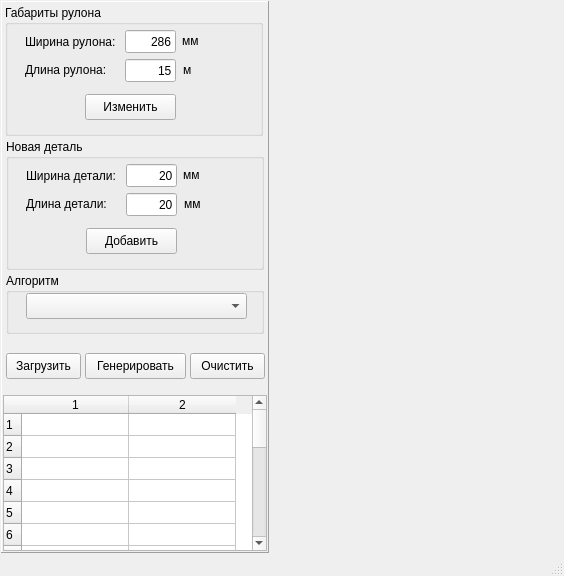
<?xml version="1.0" encoding="UTF-8"?>
<ui version="4.0">
 <class>MainWindow</class>
 <widget class="QMainWindow" name="MainWindow">
  <property name="geometry">
   <rect>
    <x>0</x>
    <y>0</y>
    <width>564</width>
    <height>576</height>
   </rect>
  </property>
  <property name="minimumSize">
   <size>
    <width>564</width>
    <height>573</height>
   </size>
  </property>
  <property name="windowTitle">
   <string>Упаковка прямоугольников</string>
  </property>
  <widget class="QWidget" name="centralWidget">
   <property name="minimumSize">
    <size>
     <width>564</width>
     <height>550</height>
    </size>
   </property>
   <layout class="QHBoxLayout" name="horizontalLayout_2">
    <property name="spacing">
     <number>2</number>
    </property>
    <property name="leftMargin">
     <number>1</number>
    </property>
    <property name="topMargin">
     <number>1</number>
    </property>
    <property name="rightMargin">
     <number>1</number>
    </property>
    <property name="bottomMargin">
     <number>1</number>
    </property>
    <item>
     <widget class="QFrame" name="frame">
      <property name="minimumSize">
       <size>
        <width>268</width>
        <height>0</height>
       </size>
      </property>
      <property name="maximumSize">
       <size>
        <width>268</width>
        <height>16777215</height>
       </size>
      </property>
      <property name="frameShape">
       <enum>QFrame::Panel</enum>
      </property>
      <property name="frameShadow">
       <enum>QFrame::Raised</enum>
      </property>
      <layout class="QVBoxLayout" name="verticalLayout">
       <property name="spacing">
        <number>2</number>
       </property>
       <property name="leftMargin">
        <number>1</number>
       </property>
       <property name="topMargin">
        <number>1</number>
       </property>
       <property name="rightMargin">
        <number>1</number>
       </property>
       <property name="bottomMargin">
        <number>1</number>
       </property>
       <item>
        <widget class="QWidget" name="widget_left_top" native="true">
         <property name="minimumSize">
          <size>
           <width>0</width>
           <height>390</height>
          </size>
         </property>
         <widget class="QPushButton" name="pushButton_rects_load">
          <property name="geometry">
           <rect>
            <x>3</x>
            <y>350</y>
            <width>75</width>
            <height>26</height>
           </rect>
          </property>
          <property name="text">
           <string>Загрузить</string>
          </property>
         </widget>
         <widget class="QGroupBox" name="groupBox">
          <property name="geometry">
           <rect>
            <x>2</x>
            <y>2</y>
            <width>258</width>
            <height>131</height>
           </rect>
          </property>
          <property name="title">
           <string>Габариты рулона</string>
          </property>
          <widget class="QLabel" name="label_met_w">
           <property name="geometry">
            <rect>
             <x>20</x>
             <y>29</y>
             <width>91</width>
             <height>16</height>
            </rect>
           </property>
           <property name="text">
            <string>&lt;html&gt;&lt;head/&gt;&lt;body&gt;&lt;p&gt;Ширина рулона:&lt;/p&gt;&lt;/body&gt;&lt;/html&gt;</string>
           </property>
          </widget>
          <widget class="QLabel" name="label_met_h">
           <property name="geometry">
            <rect>
             <x>20</x>
             <y>57</y>
             <width>81</width>
             <height>16</height>
            </rect>
           </property>
           <property name="text">
            <string>Длина рулона:</string>
           </property>
          </widget>
          <widget class="QLabel" name="label_met_h_dis">
           <property name="geometry">
            <rect>
             <x>178</x>
             <y>57</y>
             <width>16</width>
             <height>16</height>
            </rect>
           </property>
           <property name="contextMenuPolicy">
            <enum>Qt::DefaultContextMenu</enum>
           </property>
           <property name="text">
            <string>м</string>
           </property>
          </widget>
          <widget class="QPushButton" name="pushButton_met_set">
           <property name="geometry">
            <rect>
             <x>80</x>
             <y>89</y>
             <width>91</width>
             <height>26</height>
            </rect>
           </property>
           <property name="text">
            <string>Изменить</string>
           </property>
          </widget>
          <widget class="QLineEdit" name="lineEdit_met_w_value">
           <property name="geometry">
            <rect>
             <x>120</x>
             <y>25</y>
             <width>51</width>
             <height>23</height>
            </rect>
           </property>
           <property name="layoutDirection">
            <enum>Qt::LeftToRight</enum>
           </property>
           <property name="text">
            <string>286</string>
           </property>
           <property name="alignment">
            <set>Qt::AlignRight|Qt::AlignTrailing|Qt::AlignVCenter</set>
           </property>
          </widget>
          <widget class="QLabel" name="label_met_w_dis">
           <property name="geometry">
            <rect>
             <x>177</x>
             <y>28</y>
             <width>21</width>
             <height>16</height>
            </rect>
           </property>
           <property name="text">
            <string>мм</string>
           </property>
          </widget>
          <widget class="QLineEdit" name="lineEdit_met_h_value">
           <property name="geometry">
            <rect>
             <x>120</x>
             <y>54</y>
             <width>51</width>
             <height>23</height>
            </rect>
           </property>
           <property name="text">
            <string>15</string>
           </property>
           <property name="alignment">
            <set>Qt::AlignRight|Qt::AlignTrailing|Qt::AlignVCenter</set>
           </property>
          </widget>
         </widget>
         <widget class="QPushButton" name="pushButton_rects_clear">
          <property name="geometry">
           <rect>
            <x>187</x>
            <y>350</y>
            <width>75</width>
            <height>26</height>
           </rect>
          </property>
          <property name="text">
           <string>Очистить</string>
          </property>
         </widget>
         <widget class="QGroupBox" name="groupBox_new_reqt">
          <property name="geometry">
           <rect>
            <x>3</x>
            <y>136</y>
            <width>258</width>
            <height>131</height>
           </rect>
          </property>
          <property name="title">
           <string>Новая деталь</string>
          </property>
          <widget class="QLabel" name="label_rect_w">
           <property name="geometry">
            <rect>
             <x>20</x>
             <y>29</y>
             <width>91</width>
             <height>16</height>
            </rect>
           </property>
           <property name="text">
            <string>Ширина детали:</string>
           </property>
          </widget>
          <widget class="QLabel" name="label_rect_h">
           <property name="geometry">
            <rect>
             <x>20</x>
             <y>57</y>
             <width>91</width>
             <height>16</height>
            </rect>
           </property>
           <property name="text">
            <string>Длина детали:</string>
           </property>
          </widget>
          <widget class="QLabel" name="label_rect_h_dis">
           <property name="geometry">
            <rect>
             <x>178</x>
             <y>57</y>
             <width>31</width>
             <height>16</height>
            </rect>
           </property>
           <property name="text">
            <string>мм</string>
           </property>
          </widget>
          <widget class="QLineEdit" name="lineEdit_rect_h_value">
           <property name="geometry">
            <rect>
             <x>120</x>
             <y>54</y>
             <width>51</width>
             <height>23</height>
            </rect>
           </property>
           <property name="text">
            <string>20</string>
           </property>
           <property name="alignment">
            <set>Qt::AlignRight|Qt::AlignTrailing|Qt::AlignVCenter</set>
           </property>
          </widget>
          <widget class="QLineEdit" name="lineEdit_rect_w_value">
           <property name="geometry">
            <rect>
             <x>120</x>
             <y>25</y>
             <width>51</width>
             <height>23</height>
            </rect>
           </property>
           <property name="layoutDirection">
            <enum>Qt::LeftToRight</enum>
           </property>
           <property name="text">
            <string>20</string>
           </property>
           <property name="alignment">
            <set>Qt::AlignRight|Qt::AlignTrailing|Qt::AlignVCenter</set>
           </property>
          </widget>
          <widget class="QLabel" name="label_rect_w_dis">
           <property name="geometry">
            <rect>
             <x>177</x>
             <y>28</y>
             <width>31</width>
             <height>16</height>
            </rect>
           </property>
           <property name="text">
            <string>мм</string>
           </property>
          </widget>
          <widget class="QPushButton" name="pushButton_rect_set">
           <property name="geometry">
            <rect>
             <x>80</x>
             <y>89</y>
             <width>91</width>
             <height>26</height>
            </rect>
           </property>
           <property name="text">
            <string>Добавить</string>
           </property>
          </widget>
         </widget>
         <widget class="QGroupBox" name="groupBox_NewRect">
          <property name="geometry">
           <rect>
            <x>3</x>
            <y>270</y>
            <width>258</width>
            <height>61</height>
           </rect>
          </property>
          <property name="title">
           <string>Алгоритм</string>
          </property>
          <widget class="QComboBox" name="comboBox_algo">
           <property name="enabled">
            <bool>true</bool>
           </property>
           <property name="geometry">
            <rect>
             <x>20</x>
             <y>20</y>
             <width>221</width>
             <height>26</height>
            </rect>
           </property>
           <property name="editable">
            <bool>false</bool>
           </property>
           <property name="currentText">
            <string/>
           </property>
           <property name="maxVisibleItems">
            <number>5</number>
           </property>
          </widget>
         </widget>
         <widget class="QPushButton" name="pushButton_rects_generate">
          <property name="geometry">
           <rect>
            <x>82</x>
            <y>350</y>
            <width>101</width>
            <height>26</height>
           </rect>
          </property>
          <property name="text">
           <string>Генерировать</string>
          </property>
         </widget>
        </widget>
       </item>
       <item>
        <widget class="QTableWidget" name="tableWidget">
         <property name="tabKeyNavigation">
          <bool>false</bool>
         </property>
         <property name="rowCount">
          <number>20</number>
         </property>
         <property name="columnCount">
          <number>2</number>
         </property>
         <attribute name="horizontalHeaderDefaultSectionSize">
          <number>107</number>
         </attribute>
         <attribute name="horizontalHeaderMinimumSectionSize">
          <number>21</number>
         </attribute>
         <attribute name="verticalHeaderVisible">
          <bool>true</bool>
         </attribute>
         <attribute name="verticalHeaderDefaultSectionSize">
          <number>22</number>
         </attribute>
         <attribute name="verticalHeaderMinimumSectionSize">
          <number>22</number>
         </attribute>
         <row/>
         <row/>
         <row/>
         <row/>
         <row/>
         <row/>
         <row/>
         <row/>
         <row/>
         <row/>
         <row/>
         <row/>
         <row/>
         <row/>
         <row/>
         <row/>
         <row/>
         <row/>
         <row/>
         <row/>
         <column/>
         <column/>
        </widget>
       </item>
      </layout>
     </widget>
    </item>
    <item>
     <widget class="QWidget" name="widget_viz" native="true">
      <property name="minimumSize">
       <size>
        <width>288</width>
        <height>0</height>
       </size>
      </property>
      <property name="autoFillBackground">
       <bool>false</bool>
      </property>
     </widget>
    </item>
   </layout>
  </widget>
  <widget class="QStatusBar" name="statusBar"/>
 </widget>
 <layoutdefault spacing="6" margin="11"/>
 <tabstops>
  <tabstop>lineEdit_met_w_value</tabstop>
  <tabstop>lineEdit_met_h_value</tabstop>
  <tabstop>pushButton_met_set</tabstop>
  <tabstop>lineEdit_rect_w_value</tabstop>
  <tabstop>lineEdit_rect_h_value</tabstop>
  <tabstop>pushButton_rect_set</tabstop>
  <tabstop>comboBox_algo</tabstop>
  <tabstop>pushButton_rects_load</tabstop>
  <tabstop>pushButton_rects_generate</tabstop>
  <tabstop>pushButton_rects_clear</tabstop>
  <tabstop>tableWidget</tabstop>
 </tabstops>
 <resources/>
 <connections/>
</ui>
